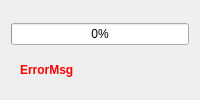
         <widget class="QWidget" name="tab">
          <attribute name="title">
           <string>Cbar</string>
          </attribute>
          <layout class="QVBoxLayout" name="verticalLayout_2">
           <item>
            <widget class="QWidget" name="_cbarWidget" native="true"/>
           </item>
           <item>
            <widget class="QProgressBar" name="progressBar">
             <property name="value">
              <number>0</number>
             </property>
            </widget>
           </item>
           <item>
            <widget class="QWidget" name="UserMsgBox" native="true">
             <property name="minimumSize">
              <size>
               <width>0</width>
               <height>0</height>
              </size>
             </property>
             <layout class="QHBoxLayout" name="horizontalLayout_52">
              <item>
               <widget class="QLabel" name="uiErrorMsg">
                <property name="font">
                 <font>
                  <pointsize>9</pointsize>
                  <weight>75</weight>
                  <bold>true</bold>
                 </font>
                </property>
                <property name="text">
                 <string>&lt;html&gt;&lt;head/&gt;&lt;body&gt;&lt;p&gt;&lt;span style=&quot; color:#ff0000;&quot;&gt;ErrorMsg&lt;/span&gt;&lt;/p&gt;&lt;/body&gt;&lt;/html&gt;</string>
                </property>
               </widget>
              </item>
              <item>
               <spacer name="horizontalSpacer_53">
                <property name="orientation">
                 <enum>Qt::Horizontal</enum>
                </property>
                <property name="sizeHint" stdset="0">
                 <size>
                  <width>40</width>
                  <height>20</height>
                 </size>
                </property>
               </spacer>
              </item>
             </layout>
            </widget>
           </item>
          </layout>
         </widget>
